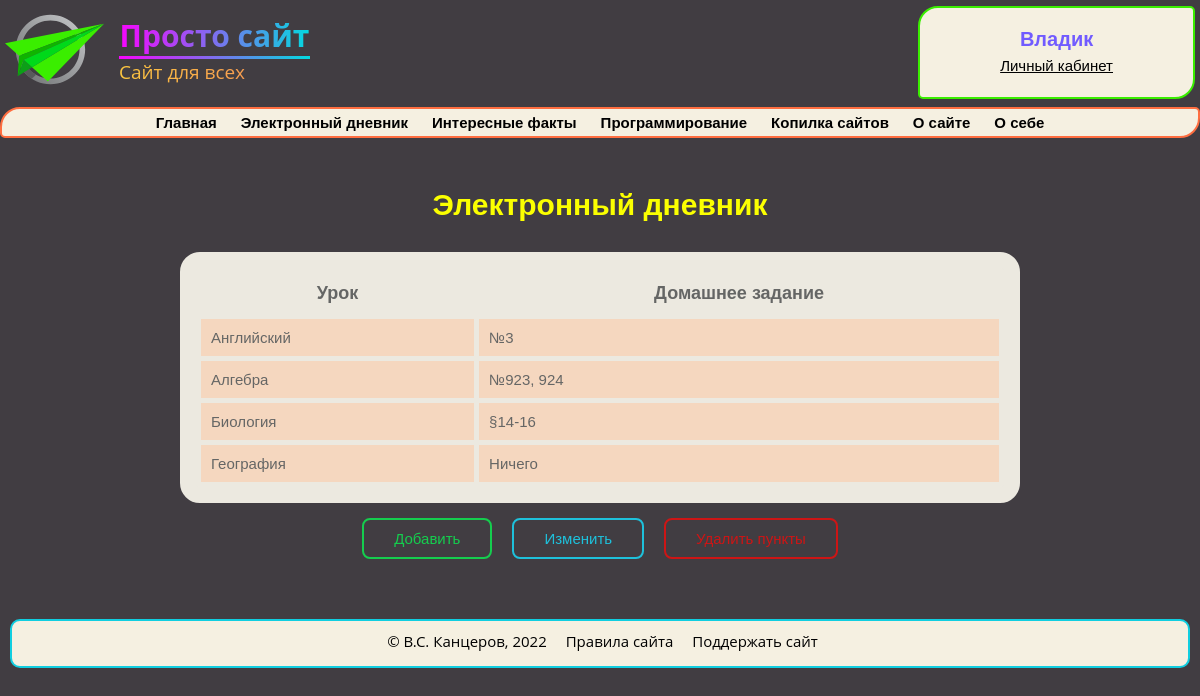
/homeworks (signed in), run on an earlier commit of the app's database.
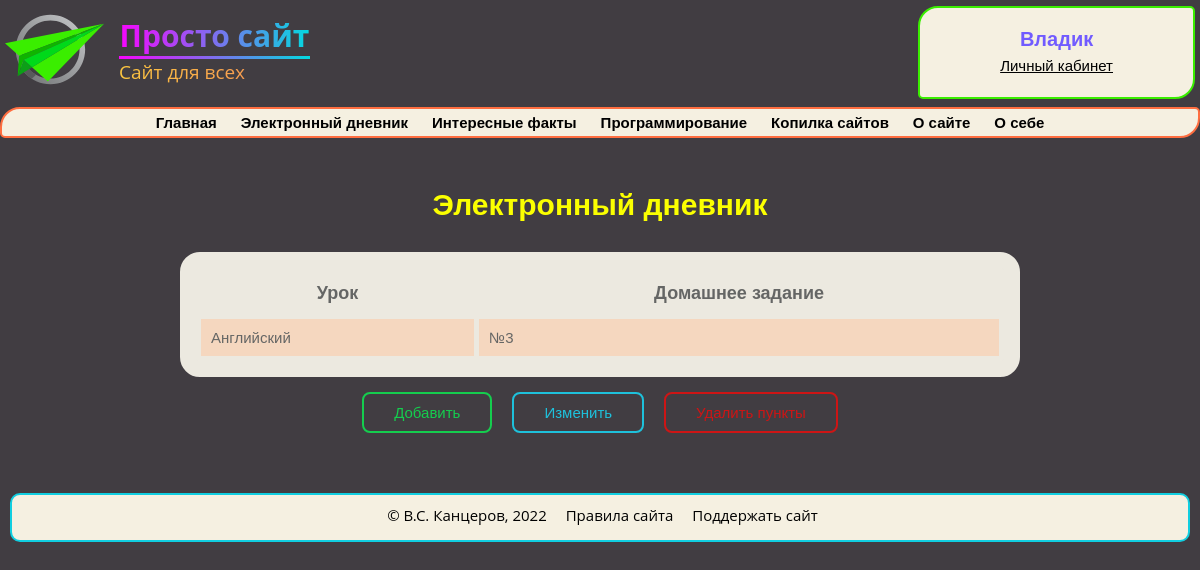
And on a later commit of the database.
### data/users.py (models this page shows, shortened)
class User(SqlAlchemyBase, UserMixin):
    __tablename__ = 'users'
    id = sqlalchemy.Column(sqlalchemy.Integer, primary_key=True, autoincrement=True)
    name = sqlalchemy.Column(sqlalchemy.String, nullable=False)
    surname = sqlalchemy.Column(sqlalchemy.String, nullable=True)
    class_n_id = sqlalchemy.Column(sqlalchemy.Integer, sqlalchemy.ForeignKey("class_n.id"), nullable=True)
    school_id = sqlalchemy.Column(sqlalchemy.Integer, sqlalchemy.ForeignKey("schools.id"), nullable=True)
    email = sqlalchemy.Column(sqlalchemy.String,
                              index=True, unique=True, nullable=False)
    admin = sqlalchemy.Column(sqlalchemy.Boolean, default=False)
    hashed_password = sqlalchemy.Column(sqlalchemy.String, nullable=False)

### data/homeworks.py (models this page shows)
class Homework(SqlAlchemyBase, UserMixin):
    __tablename__ = 'homeworks'
    id = sqlalchemy.Column(sqlalchemy.Integer, primary_key=True, autoincrement=True)
    title = sqlalchemy.Column(sqlalchemy.String, nullable=False)
    content = sqlalchemy.Column(sqlalchemy.String)
    school_id = sqlalchemy.Column(sqlalchemy.Integer, sqlalchemy.ForeignKey("schools.id"))
    class_n_id = sqlalchemy.Column(sqlalchemy.Integer, sqlalchemy.ForeignKey("class_n.id"))

### main.py (the view)
@app.route('/homeworks')
def my_homeworks():
    if current_user.is_authenticated:
        if current_user.school_id and current_user.class_n_id:
            db_sess = db_session.create_session()
            homeworks = db_sess.query(Homework).filter(Homework.class_n_id == current_user.class_n_id).all()
            return render_template('homeworks.html', homeworks=homeworks, class_n_id=current_user.class_n_id)
        elif not current_user.school_id:
            return redirect('/set/school')
        elif not current_user.class_n_id:
            return redirect('/set/class')
    return redirect('/login')

### data/db_session.py (called while the page is built)
def create_session() -> Session:
    global __factory
    return __factory()

### main.py (called while the page is built)
@login_manager.user_loader
def load_user(user_id):
    db_sess = db_session.create_session()
    return db_sess.query(User).get(user_id)

### templates/homeworks.html (shortened to what this page needs)
{% extends 'base.html' %}
{% block body %}
<h1>Электронный дневник</h1>
<table>
    <div class="div-flex">
        <tr>
            <th>Урок</th>
            <th>Домашнее задание</th>
        </tr>
        {% for homework in homeworks %}
        <tr>
            <td>{{ homework.title }}</td>
            <td>{{ homework.content}}</td>
        </tr>
        {% endfor %}
    </div>
</table>
<div class="div-flex">
    {% if current_user.admin %}
    <a class="shine-button" href="/add/homework/{{class_n_id}}">Добавить</a>
    <a class="shine-button-blue" href="/change/homework/{{class_n_id}}">Изменить</a>
    <a class="shine-button-red" href="/delete/homeworks/{{class_n_id}}">Удалить пункты</a>
    {% endif %}
</div>
{% endblock %}

### templates/base.html (shortened to what this page needs)
<!DOCTYPE html>
<html lang="ru">
<head>
    <link type="text/css" rel="stylesheet" href="{{ url_for('static', filename='css/main.css') }}"/>
</head>
<body>
<header id="header" class="header">
    <a href="/" id="logo" class="logo">
        <img src="/static/logo.svg"/>
        <div class="logo-text">
            <h1>Просто сайт</h1>
            <hr>
            <p>Сайт для всех</p>
        </div>
    </a>
    <div id="authorization" class="authorization">
        {% if current_user.is_authenticated %}
            <a href="/logout" class="empty_a">
                <h1> {{ current_user.name }} </h1>
            </a>
            <a href="/personal" class="empty_a">
                <p> Личный кабинет </p>
            </a>
        {% endif %}
    </div>
</header>
<section>
    <div id="nav">
        <ul class="menu animate__animated notshow" id="navbar">
            <a href="/">
                <li class="li1">Главная</li>
            </a>
            <a href="/homeworks">
                <li class="li1">Электронный дневник</li>
            </a>
            <a href="#">
                <li class="li1">Интересные факты</li>
            </a>
            <a href="#">
                <li class="li1">Программирование</li>
            </a>
            <a href="#">
                <li class="li1">Копилка сайтов</li>
            </a>
            <a href="#">
                <li class="li1">О сайте</li>
            </a>
            <a href="#">
                <li class="li1">О себе</li>
            </a>
        </ul>
    </div>
</section>
{% block body %}{% endblock %}
<footer id="footer" class="footer">
    <p>© В.С. Канцеров, 2022</p>
    <a href="#">Правила сайта </a>
    <a href="#">Поддержать сайт</a>
</footer>
</body>
</html>

### static/css/main.css (style rules this page uses)
body { font-family: 'Open Sans', sans-serif; background-color: #413d42; color: #F5F0E1; font-size: 15px; padding: 0; margin: 0; }
a { color: #00ff00; text-decoration: underline; }
.header { display: flex; justify-content: space-between; }
h1 { color: #fbff00; text-align: center; font-family: 'Montserrat', sans-serif; font-size: 30px; margin-top: 50px; }
.logo { display: flex; align-items: center; margin-left: 5px; text-decoration: none; user-select: none; }
.logo-text { width: 191px; margin-left: 15px; }
.logo-text h1 { font-size: 30px; margin: 0; font-family: 'Open Sans', sans-serif; background: linear-gradient(to right, #F705FE, #03D9DF); background-clip: text; -webkit-background-clip: text; -webkit-text-fill-color: transparent; }
.logo-text hr { margin: 0; border: 0px; height: 3px; background: linear-gradient(to right, #F705FE, #03D9DF); }
.logo-text p { font-size: 19px; margin: 0; background: linear-gradient(to right, #FCC63F, #F48758); background-clip: text; -webkit-background-clip: text; -webkit-text-fill-color: transparent; }
.authorization { margin-top: 6px; margin-right: 5px; padding: 0 80px; color: black; border: 2px solid #3aee00; border-radius: 20px 5px; text-align: center; background-color: #f5f0e1; }
.authorization h1 { font-family: 'Montserrat', sans-serif; font-weight: 700; color: #715BFF; margin-top: 20px; margin-bottom: 6px; font-size: 20px; }
.authorization p { font-family: 'Montserrat', sans-serif; font-weight: 400; font-size: 15px; margin-top: 6px; color: #000; text-decoration: underline; }
.menu { margin: 0; padding: 0; margin-top: 8px; list-style-type: none; border: 2px solid #ff6e40; border-radius: 20px 5px; text-align: center; background-color: #f5f0e1; }
.menu a { color: #000000; padding: 5px 10px; text-decoration: none; font-family: 'Montserrat', sans-serif; font-weight: 600; display: inline-block; width: auto; }
.empty_a { text-decoration: none }
.div-flex { display: flex; padding: 5px; }
.shine-button-red { text-decoration: none; display: inline-block; padding: 10px 30px; margin: 10px 10px; position: relative; overflow: hidden; border: 2px solid #cd1515; border-radius: 8px; font-family: 'Montserrat', sans-serif; color: #cd1515; transition: .2s ease-in-out; }
.shine-button-red:before { content: ""; background: linear-gradient(90deg, rgba(255, 255, 255, .1), rgba(255, 255, 255, .5)); height: 50px; width: 50px; position: absolute; top: -8px; left: -75px; transform: skewX(-45deg); }
.shine-button-blue { text-decoration: none; display: inline-block; padding: 10px 30px; margin: 10px 10px; position: relative; overflow: hidden; border: 2px solid #1ec1db; border-radius: 8px; font-family: 'Montserrat', sans-serif; color: #1ec1db; transition: .2s ease-in-out; }
.shine-button-blue:before { content: ""; background: linear-gradient(90deg, rgba(255, 255, 255, .1), rgba(255, 255, 255, .5)); height: 50px; width: 50px; position: absolute; top: -8px; left: -75px; transform: skewX(-45deg); }
.shine-button { text-decoration: none; display: inline-block; padding: 10px 30px; margin: 10px 10px; position: relative; overflow: hidden; border: 2px solid #15cd4e; border-radius: 8px; font-family: 'Montserrat', sans-serif; color: #15cd4e; transition: .2s ease-in-out; }
.shine-button:before { content: ""; background: linear-gradient(90deg, rgba(255, 255, 255, .1), rgba(255, 255, 255, .5)); height: 50px; width: 50px; position: absolute; top: -8px; left: -75px; transform: skewX(-45deg); }
#footer { margin: 5px 10px; margin-top: 45px; border: 2px solid #10cee0; border-radius: 10px 10px; background-color: #f5f0e1; text-align: center; }
#footer p { margin-top: 10px; margin-left: 10px; margin-right: 5px; color: #000; width: auto; display: inline-block; }
#footer a { margin-top: 5px; margin-left: 10px; margin-right: 5px; padding: 0; text-decoration: none; color: #000; width: auto; display: inline-block; transition: all 0.5s ease; margin-bottom: 5px; }
:root { --animate-duration: 1s; --animate-delay: 1s; --animate-repeat: 1; }
.animate__animated { -webkit-animation-duration: 1s; animation-duration: 1s; -webkit-animation-duration: var(--animate-duration); animation-duration: var(--animate-duration); -webkit-animation-fill-mode: both; animation-fill-mode: both; }

What changed in the data, as far as the page shows it:
removed Homework: title "Алгебра", content "№923, 924"
removed Homework: title "Биология", content "§14-16"
removed Homework: title "География", content "Ничего"
